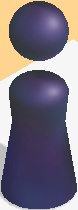
#> input picture P1080X1920/test/res/target.jpg, 78 x 210 px, found by its file name
$ python wx_auto.py
#> lines starting #> are read from the running program, lines starting #| are printed output that depends on the picture
import os
import random
import cv2
import numpy as np
import time


TOP_PADDING = 600


def get_target_position():
    res = cv2.matchTemplate(wx_jump_screen, target_img, cv2.TM_CCOEFF_NORMED)
    min_val1, max_val1, min_loc_target, max_loc_target = cv2.minMaxLoc(res)
    return max_loc_target


def get_next_position():
    res2 = cv2.matchTemplate(wx_jump_screen, white_circle, cv2.TM_CCOEFF_NORMED)
    min_val2, max_val2, min_loc2, max_loc2 = cv2.minMaxLoc(res2)
    white_circle_h, white_circle_w = white_circle.shape
    if max_val2 > 0.9:
        print('found white circle!')
        x_center, y_center = max_loc2[0] + white_circle_w // 2, max_loc2[1] + white_circle_h // 2
        return wx_jump_screen, x_center, y_center

    else:
        img = cv2.GaussianBlur(wx_jump_screen, (5, 5), 0)
        canny = cv2.Canny(img, 1, 10)
        h, w = canny.shape

        for m in range(max_loc_target[1] - 10, max_loc_target[1] + 285):
            for n in range(max_loc_target[0] - 10, max_loc_target[0] + 105):
                canny[m][n] = 0

        y_top = np.nonzero([max(row) for row in canny[TOP_PADDING:]])[0][0] + TOP_PADDING
        x_top = int(np.mean(np.nonzero(canny[y_top])))
        y_bottom = y_top + 100
        for row in range(y_bottom, h):
            if canny[row, x_top] != 0:
                y_bottom = row
                break

        x_center, y_center = x_top, (y_top + y_bottom) // 2
        return canny, x_center, y_center


def jump(distance):
    press_time = int(distance * 1.03)

    rand = random.randint(0, 9) * 10
    cmd = ('adb shell input swipe %i %i %i %i ' + str(press_time)) % (320 + rand, 410 + rand, 320 + rand, 410 + rand)
    os.system(cmd)
    print(cmd)


def get_screen_shot(index):
    os.system('adb shell screencap -p /sdcard/wx_jump_screen_%s.png' % index)
    os.system('adb pull /sdcard/wx_jump_screen_%s.png ./img' % index)


if __name__ == "__main__":
    jump(580)
    time.sleep(1)

    target_img = cv2.imread("./res/target.jpg", 0)
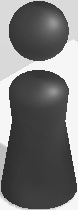
#> target_img: shape (210, 78); min 41, max 252, mean 118
    game_over_img = cv2.imread('./res/game_over.jpg', 0)
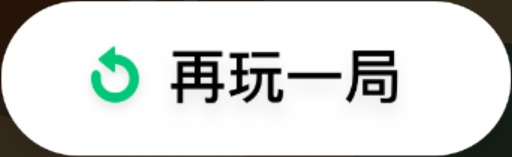
#> input picture P1080X1920/test/res/game_over.jpg, 512 x 157 px, found by its file name
#> game_over_img: shape (157, 512); min 0, max 255, mean 220
    white_circle = cv2.imread('./res/white_circle.jpg', 0)
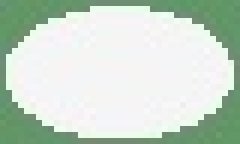
#> input picture P1080X1920/test/res/white_circle.jpg, 40 x 24 px, found by its file name (shown 6 times larger)
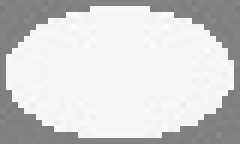
#> white_circle: shape (24, 40) (shown 6 times larger); min 124, max 250, mean 209.4

    for i in range(10000):
        get_screen_shot(i)

        wx_jump_screen = cv2.imread("./img/wx_jump_screen_%s.png" % i, 0)
#> (the run stopped early here; a loop or call above may not have finished)
